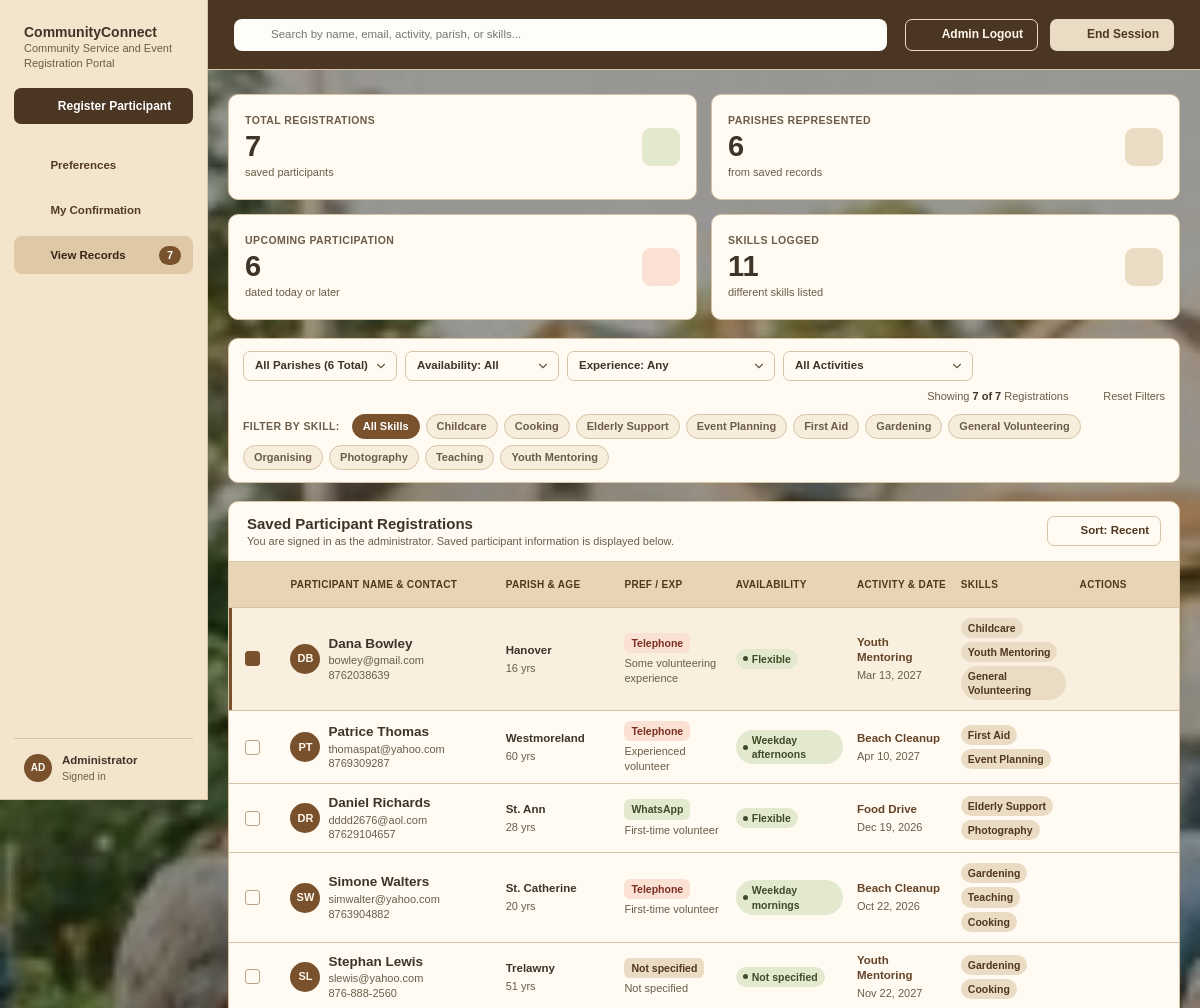
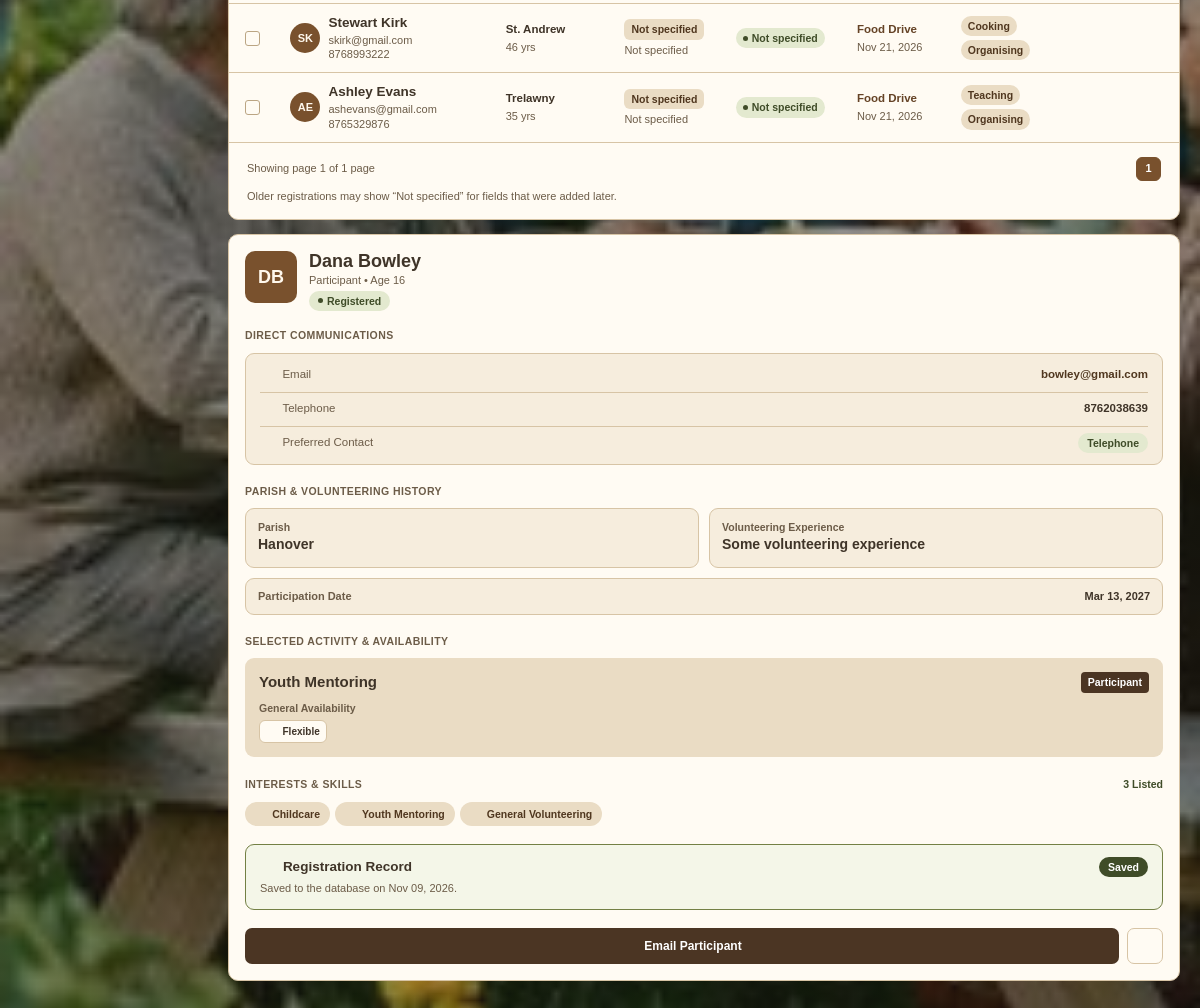
Screenshot of /records.php (signed in) with the database file from the repository (2 pictures, top to bottom).
### tables this page shows
CREATE TABLE IF NOT EXISTS `registrations` (
  `id` char(10) NOT NULL,
  `saved_at` datetime NOT NULL,
  `full_name` varchar(100) NOT NULL,
  `email` varchar(254) NOT NULL,
  `telephone` varchar(50) NOT NULL,
  `age` int NOT NULL,
  `parish` varchar(50) NOT NULL,
  `activity` varchar(60) NOT NULL,
  `participation_date` date NOT NULL,
  `skills` varchar(500) NOT NULL,
  `contact_method` varchar(30) DEFAULT NULL,
  `volunteer_experience` varchar(50) DEFAULT NULL,
  `availability` varchar(50) DEFAULT NULL,
  PRIMARY KEY (`id`)
);

### records.php (the view, shortened to what the rows shown need)
<?php
require __DIR__ . '/common.php';
$per_page = 10;
function rec_icon($name)
{
    global $icons;
    return '<svg class="icon" width="16" height="16" viewBox="0 0 24 24" fill="none" stroke="currentColor" stroke-width="2" '
        . 'stroke-linecap="round" stroke-linejoin="round" aria-hidden="true">' . $icons[$name] . '</svg>';
}
function rec_get($key, $default = '')
{
    return (isset($_GET[$key]) && is_string($_GET[$key])) ? trim($_GET[$key]) : $default;
}
function rec_show($value)
{
    return $value === '' ? 'Not specified' : $value;
}
function rec_date($value)
{
    $time = strtotime($value);
    return $time ? date('M d, Y', $time) : rec_show($value);
}
function rec_initials($name)
{
    $parts = preg_split('/\s+/', trim($name));
    $first = substr($parts[0], 0, 1);
    $last = count($parts) > 1 ? substr($parts[count($parts) - 1], 0, 1) : '';
    return strtoupper($first . $last);
}
function rec_contact_tone($method)
{
    if ($method === 'WhatsApp') {
        return 'green';
    }
    return $method === 'Telephone' ? 'orange' : 'tan';
}
function rec_url(array $filters, array $changes = [])
{
    $params = [];
    foreach (array_merge($filters, $changes) as $key => $value) {
        if ($value !== '' && $value !== 'all') {
            $params[$key] = $value;
        }
    }
    return 'records.php' . ($params ? '?' . http_build_query($params) : '');
}
function rec_select($name, $label, $all_label, array $options, $current)
{
    foreach ($options as $option) {
        $selected = $option === $current ? ' selected' : '';
    }
}
$records = [];
$connection = dbConnect();
if ($connection === false){
    $load_error = 'Error connecting to the database.';
} else{
    $result = mysqli_query($connection, 'SELECT * FROM registrations ORDER BY saved_at ASC');
    if ($result ===false){
        $load_error = 'Error reading saved registrations from the database.';
    } else {
        while ($row = mysqli_fetch_assoc($result)) {
            $record = [];
            foreach ($columns as $column) {
                $record[$column] = trim ((string) ($row[$column] ?? ''));
            }
            $record['skill_list'] = $record['skills'] === '' ? [] : preg_split('/\s*[;,]\s*/', $record['skills']);
            $records[] = $record;
        }
    }
}
$filters = [
    'q' => rec_get('q'),
    'parish' => rec_get('parish', 'all'),
    'availability' => rec_get('availability', 'all'),
    'experience' => rec_get('experience', 'all'),
    'activity' => rec_get('activity', 'all'),
    'skill' => rec_get('skill', 'all'),
    'sort' => rec_get('sort') === 'oldest' ? 'oldest' : '',
];
$results = [];
foreach ($records as $record) {
    $results[] = $record;
}
if ($filters['sort'] !== 'oldest') {
    $results = array_reverse($results);
}
$total_pages = max(1, (int) ceil(count($results) / $per_page));
$page = min($total_pages, max(1, (int) rec_get('page', '1')));
$page_rows = array_slice($results, ($page - 1) * $per_page, $per_page);
$page_filters = array_merge($filters, ['page' => $page > 1 ? $page : '']);
$selected = $page_rows ? $page_rows[0] : null;
?>
<!doctype html>
<html lang="en">
<head>
    <link rel="stylesheet" href="records.css">
</head>
<body class= "admin-report">
<div class="app">
        <a class="btn btn-dark btn-block" href="registration.php"><?= rec_icon('user-plus') ?> Register Participant</a>
    <div class="main">
        <main class="content">
            <section class="stats" aria-label="Summary">
                <article class="card stat">
                    <div>
                        <h2 class="eyebrow">Total Registrations</h2>
                    </div>
                </article>
                <article class="card stat">
                    <div>
                        <h2 class="eyebrow">Parishes Represented</h2>
                    </div>
                </article>
                <article class="card stat">
                    <div>
                        <h2 class="eyebrow">Upcoming Participation</h2>
                    </div>
                </article>
                <article class="card stat">
                    <div>
                        <h2 class="eyebrow">Skills Logged</h2>
                    </div>
                </article>
            </section>
            <div class="roster-layout">
                <section class="card roster">
                    <header class="roster-head">
                        <div>
                            <h2 id="roster-title">Saved Participant Registrations</h2>
                        </div>
                    </header>
                    <div class="table-wrap" tabindex="0" role="region" aria-labelledby="roster-title">
                        <table class="roster-table">
                            <colgroup>
                            </colgroup>
                            <thead>
                                <tr>
                                    <th scope="col"><span class="sr-only">Selected</span></th>
                                    <th scope="col">Participant Name &amp; Contact</th>
                                    <th scope="col">Parish &amp; Age</th>
                                    <th scope="col">Pref / Exp</th>
                                    <th scope="col">Availability</th>
                                    <th scope="col">Activity &amp; Date</th>
                                    <th scope="col">Skills</th>
                                    <th scope="col" class="cell-actions">Actions</th>
                                </tr>
                            </thead>
                            <tbody>
                                <?php foreach ($page_rows as $v):
                                    $is_selected = $selected && $selected['id'] === $v['id'];
                                    $row_url = rec_url($page_filters, ['id' => $v['id']]);
                                ?>
                                    <tr class="<?= $is_selected ? 'is-selected' : '' ?>">
                                        <td class="cell-check">
                                            <span class="check-box"><?= $is_selected ? rec_icon('check') : '' ?></span>
                                        </td>
                                        <td class="cell-name">
                                            <div class="person-wrap">
                                                <span class="avatar" aria-hidden="true"><?= e(rec_initials($v['full_name'])) ?></span>
                                                <div class="person">
                                                    <p class="person-name">
                                                        <a class="row-link" href="<?= e($row_url) ?>"<?= $is_selected ? ' aria-current="true"' : '' ?>><?= e(rec_show($v['full_name'])) ?></a>
                                                    </p>
                                                    <p class="person-contact">
                                                        <span class="person-email"><?= e($v['email']) ?></span>
                                                        <span><?= e($v['telephone']) ?></span>
                                                    </p>
                                                </div>
                                            </div>
                                        </td>
                                        <td data-label="Parish &amp; Age">
                                            <p class="strong"><?= e(rec_show($v['parish'])) ?></p>
                                            <p class="muted"><?= e($v['age']) ?> yrs</p>
                                        </td>
                                        <td data-label="Pref / Exp">
                                            <span class="pill pill-<?= e(rec_contact_tone($v['contact_method'])) ?>"><?= e(rec_show($v['contact_method'])) ?></span>
                                            <p class="muted"><?= e(rec_show($v['volunteer_experience'])) ?></p>
                                        </td>
                                        <td data-label="Availability">
                                            <span class="pill pill-round pill-green"><i class="pill-dot"></i><?= e(rec_show($v['availability'])) ?></span>
                                        </td>
                                        <td data-label="Activity &amp; Date">
                                            <p class="strong strong-brown"><?= e(rec_show($v['activity'])) ?></p>
                                            <p class="muted"><?= e(rec_date($v['participation_date'])) ?></p>
                                        </td>
                                        <td data-label="Skills">
                                            <div class="skill-stack">
                                                <?php foreach ($v['skill_list'] as $skill): ?>
                                                    <span class="tag"><?= e($skill) ?></span>
                                                <?php endforeach; ?>
                                            </div>
                                        </td>
                                        <td class="cell-actions">
                                            <div class="row-actions">
                                                <a href="<?= e($row_url) ?>" aria-label="View <?= e($v['full_name']) ?>"><?= rec_icon('eye') ?></a>
                                                <a href="tel:<?= e(preg_replace('/[^0-9+]/', '', $v['telephone'])) ?>" aria-label="Call <?= e($v['full_name']) ?>"><?= rec_icon('phone') ?></a>
                                                <a href="mailto:<?= e($v['email']) ?>" aria-label="Email <?= e($v['full_name']) ?>"><?= rec_icon('mail') ?></a>
                                            </div>
                                        </td>
                                    </tr>
                                <?php endforeach; ?>
                            </tbody>
                        </table>
                    </div>
                </section>
                <aside class="card detail" aria-label="Participant details">
                    <?php if (!$selected): ?>
                        <p class="empty">Select a participant to see their details.</p>
                    <?php else: ?>
                        <header class="detail-head">
                            <span class="avatar avatar-lg" aria-hidden="true"><?= e(rec_initials($selected['full_name'])) ?></span>
                            <div class="detail-id">
                                <h2><?= e(rec_show($selected['full_name'])) ?></h2>
                                <p class="muted">Participant • Age <?= e(rec_show($selected['age'])) ?></p>
                                <span class="pill pill-round pill-green"><i class="pill-dot"></i>Registered</span>
                            </div>
                        </header>
                        <h3 class="eyebrow">Direct Communications</h3>
                        <dl class="comm">
                            <div>
                                <dt><?= rec_icon('mail') ?> Email</dt>
                                <dd><a href="mailto:<?= e($selected['email']) ?>"><?= e(rec_show($selected['email'])) ?></a></dd>
                            </div>
                            <div>
                                <dt><?= rec_icon('phone') ?> Telephone</dt>
                                <dd class="strong"><?= e(rec_show($selected['telephone'])) ?></dd>
                            </div>
                            <div>
                                <dt><?= rec_icon('message-circle') ?> Preferred Contact</dt>
                                <dd><span class="pill pill-round pill-green"><?= e(rec_show($selected['contact_method'])) ?></span></dd>
                            </div>
                        </dl>
                        <h3 class="eyebrow">Parish &amp; Volunteering History</h3>
                        <div class="history">
                            <div class="history-box">
                                <p class="history-label">Parish</p>
                                <p class="history-value"><?= e(rec_show($selected['parish'])) ?></p>
                            </div>
                            <div class="history-box">
                                <p class="history-label">Volunteering Experience</p>
                                <p class="history-value"><?= e(rec_show($selected['volunteer_experience'])) ?></p>
                            </div>
                        </div>
                        <p class="recent"><span>Participation Date</span><strong><?= e(rec_date($selected['participation_date'])) ?></strong></p>
                        <h3 class="eyebrow">Selected Activity &amp; Availability</h3>
                        <div class="assignment">
                            <div class="assignment-head">
                                <h4><?= e(rec_show($selected['activity'])) ?></h4>
                                <span class="tag-dark">Participant</span>
                            </div>
                            <p class="history-label">General Availability</p>
                            <div class="windows">
                                <span class="window"><?= rec_icon('clock') ?><?= e(rec_show($selected['availability'])) ?></span>
                            </div>
                        </div>
                        <div class="eyebrow-row">
                            <h3 class="eyebrow">Interests &amp; Skills</h3>
                            <span class="count"><?= count($selected['skill_list']) ?> Listed</span>
                        </div>
                        <div class="credentials">
                            <?php foreach ($selected['skill_list'] as $skill): ?>
                                <span class="pill pill-round pill-tan"><?= rec_icon('badge-check') ?><?= e($skill) ?></span>
                            <?php endforeach; ?>
                        </div>
                        <div class="compliance">
                            <div class="compliance-head">
                                <h4><?= rec_icon('shield-check') ?> Registration Record</h4>
                                <span class="tag-green">Saved</span>
                            </div>
                            <p>
                                <?= $selected['saved_at'] !== ''
                                    ? 'Saved to the database on ' . e(rec_date($selected['saved_at'])) . '.'
                                    : 'This older registration does not have a saved date.' ?>
                            </p>
                        </div>
                        <div class="detail-actions">
                            <a class="btn btn-dark btn-block" href="mailto:<?= e($selected['email']) ?>"><?= rec_icon('mail') ?> Email Participant</a>
                            <a class="btn-square" href="tel:<?= e(preg_replace('/[^0-9+]/', '', $selected['telephone'])) ?>" aria-label="Call <?= e($selected['full_name']) ?>"><?= rec_icon('phone') ?></a>
                        </div>
                    <?php endif; ?>
                </aside>
            </div>
        </main>
    </div>
</div>
</body>
</html>

### rows the page displays
registrations: full_name "DB", full_name "Dana Bowley", email "bowley@gmail.com", telephone "8762038639", parish "Hanover", age "16", contact_method "Telephone", volunteer_experience "Some volunteering experience", availability "Flexible", activity "Youth Mentoring", participation_date "Mar 13, 2027", skill "Childcare", skill "Youth Mentoring", skill "General Volunteering", saved_at "Nov 09, 2026"
registrations: full_name "PT", full_name "Patrice Thomas", email "thomaspat@yahoo.com", telephone "8769309287", parish "Westmoreland", age "60", contact_method "Telephone", volunteer_experience "Experienced volunteer", availability "Weekday afternoons", activity "Beach Cleanup", participation_date "Apr 10, 2027", skill "First Aid", skill "Event Planning"
registrations: full_name "DR", full_name "Daniel Richards", email "dddd2676@aol.com", telephone "87629104657", parish "St. Ann", age "28", contact_method "WhatsApp", volunteer_experience "First-time volunteer", availability "Flexible", activity "Food Drive", participation_date "Dec 19, 2026", skill "Elderly Support", skill "Photography"
registrations: full_name "SW", full_name "Simone Walters", email "simwalter@yahoo.com", telephone "8763904882", parish "St. Catherine", age "20", contact_method "Telephone", volunteer_experience "First-time volunteer", availability "Weekday mornings", activity "Beach Cleanup", participation_date "Oct 22, 2026", skill "Gardening", skill "Teaching", skill "Cooking"
registrations: full_name "SL", full_name "Stephan Lewis", email "slewis@yahoo.com", telephone "876-888-2560", parish "Trelawny", age "51", contact_method "Not specified", volunteer_experience "Not specified", availability "Not specified", activity "Youth Mentoring", participation_date "Nov 22, 2027", skill "Gardening", skill "Cooking"
registrations: full_name "SK", full_name "Stewart Kirk", email "skirk@gmail.com", telephone "8768993222", parish "St. Andrew", age "46", contact_method "Not specified", volunteer_experience "Not specified", availability "Not specified", activity "Food Drive", participation_date "Nov 21, 2026", skill "Cooking", skill "Organising"
registrations: full_name "AE", full_name "Ashley Evans", email "ashevans@gmail.com", telephone "8765329876", parish "Trelawny", age "35", contact_method "Not specified", volunteer_experience "Not specified", availability "Not specified", activity "Food Drive", participation_date "Nov 21, 2026", skill "Teaching", skill "Organising"

### other values shown
count($records) "7"
count($parish_choices) "6"
$upcoming "6"
count($skill_choices) "11"
count($results) "7"
$skill "Childcare"
$skill "Cooking"
$skill "Elderly Support"
$skill "Event Planning"
$skill "First Aid"
$skill "Gardening"
$skill "General Volunteering"
$skill "Organising"
$skill "Photography"
$skill "Teaching"
